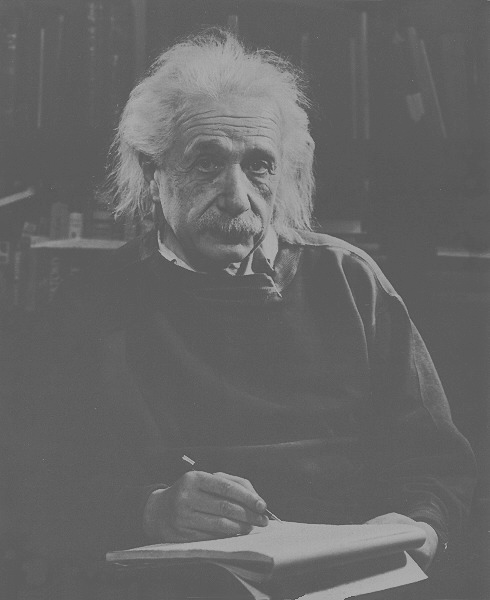
%> input picture Image-processing-Project2/HW2_einstein_orig.tif, 490 x 600 px
$ octave NO1.m   (GNU Octave 9; MATLAB toolbox functions it lacks are replaced by stand-ins)
%> lines starting %> are read from the running program, lines starting %| are printed output that depends on the picture
clear;
clc;
close all;
I=imread('HW2_einstein_orig.tif');
%> I is the input picture: size 600x490 uint8; min 74, max 178, mean 102.4
J = histeq(I);
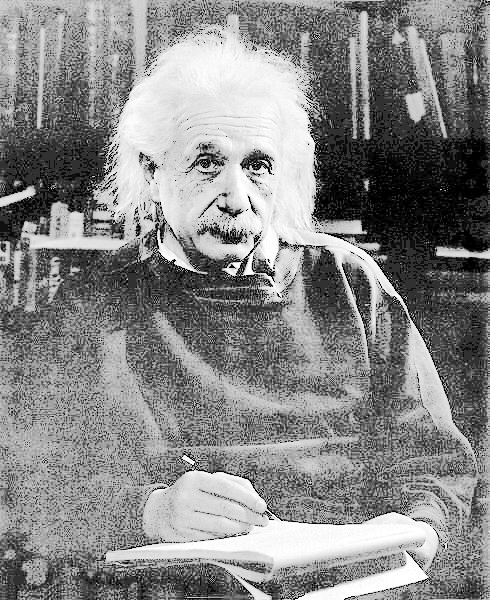
%> J: size 600x490 uint8; min 0, max 255, mean 135
imshow(J)
figure
imhist(I,64)
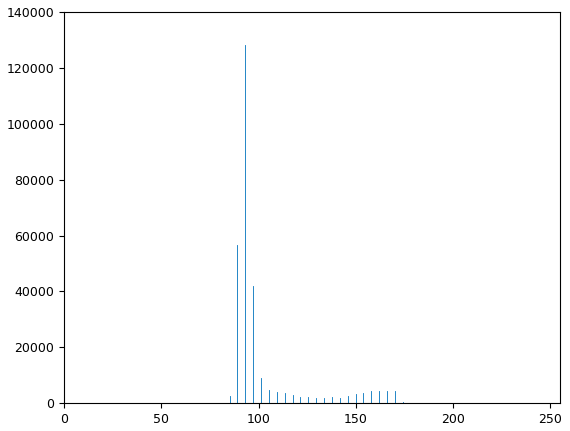
%> figure redrawn from the program's plot data; highest point at x = 93.1, y = 128152
figure
imhist(J,64)
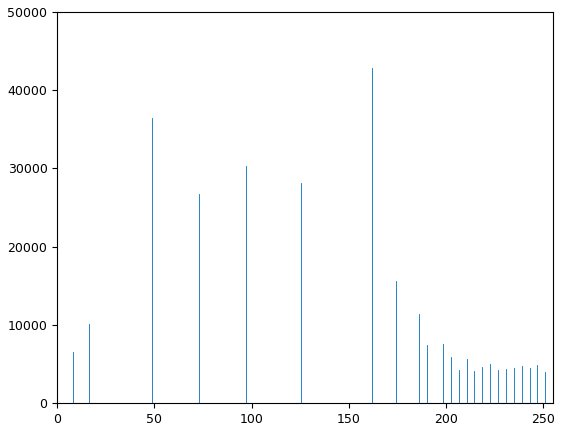
%> figure redrawn from the program's plot data; highest point at x = 161.9, y = 42848
imwrite(J,'NO1-equalized.tif')
